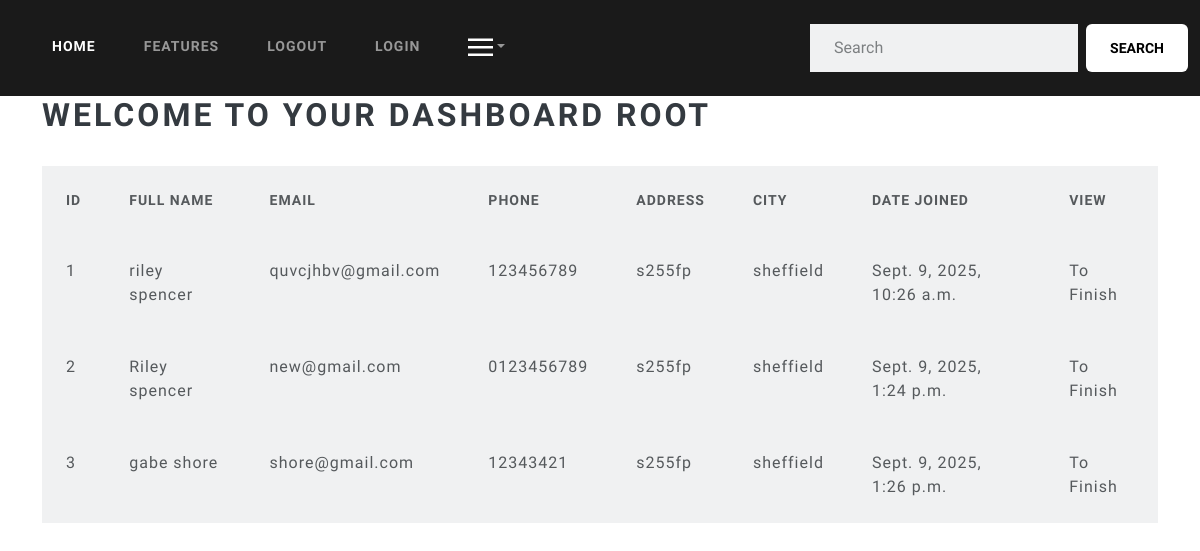
The page /dashboard (signed in) on the database its author committed.
### website/models.py (models this page shows, shortened)
class Record(models.Model):
    first_name = models.CharField(max_length=50)
    last_name = models.CharField(max_length=100)
    email = models.CharField(max_length=255)
    phone = models.CharField(max_length=10)
    address = models.CharField(max_length=200)
    city = models.CharField(max_length=200)
    creation_data = models.DateTimeField(auto_now_add=True)

### website/views.py (the view)
# urls.py: path('dashboard', views.dashboard, name="dashboard"),
@login_required(login_url="login")
def dashboard(request):
    my_records = Record.objects.all()
    context = {'Records':my_records}
    return render(request, 'pages/dashboard.html', context=context)

### website/templates/pages/dashboard.html (shortened to what this page needs)
{% extends 'pages/base.html' %}
{% block content %}
<h1 class="text-dark">Welcome to your dashboard {{user}}</h1>
<table class="table table-light table-hover table_bordered">
  <thead>
    <tr>
      <th scope="col">ID</th>
      <th scope="col">Full Name</th>
      <th scope="col">Email</th>
      <th scope="col">Phone</th>
      <th scope="col">Address</th>
      <th scope="col">City</th>
      <th scope="col">Date Joined</th>
      <th scope="col">View</th>
    </tr>
  </thead>
{% if Records %}
    {% for Record in Records %}
        <tr>
            <td>{{Record.id}}</td>
            <td>{{Record.first_name}} {{Record.last_name}}</td>
            <td>{{Record.email}}</td>
            <td>{{Record.phone}}</td>
            <td>{{Record.address}}</td>
            <td>{{Record.city}}</td>
            <td>{{Record.creation_data}}</td>
            <td>To Finish</td>
        </tr>
    {% endfor %}
{% endif %}
{% endblock %}

### rows shown on the page
Record: id "1", first_name "riley", last_name "spencer", email "quvcjhbv@gmail.com", phone "123456789", address "s255fp", city "sheffield", creation_data "Sept. 9, 2025, 10:26 a.m."
Record: id "2", first_name "Riley", last_name "spencer", email "new@gmail.com", phone "0123456789", address "s255fp", city "sheffield", creation_data "Sept. 9, 2025, 1:24 p.m."
Record: id "3", first_name "gabe", last_name "shore", email "shore@gmail.com", phone "12343421", address "s255fp", city "sheffield", creation_data "Sept. 9, 2025, 1:26 p.m."

### other values the page prints
{{ user }} "ROOT"
